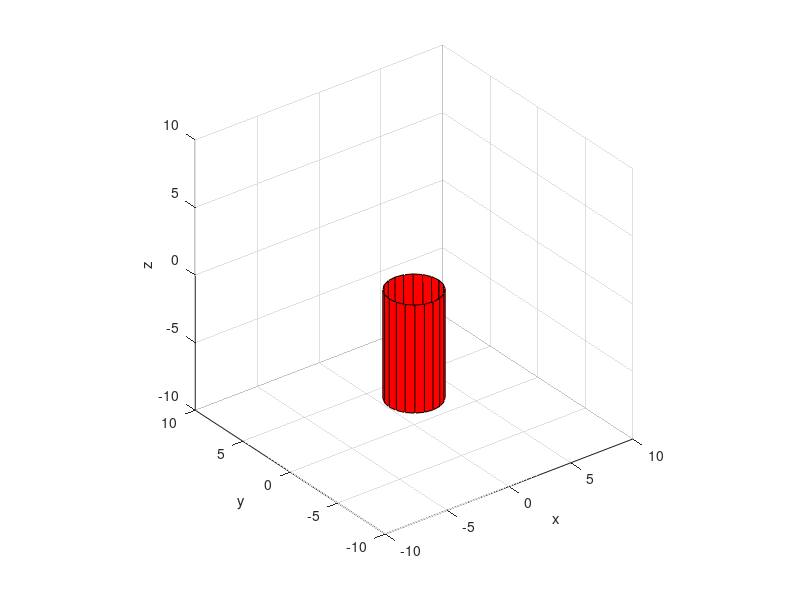

This figure's MATLAB source:
% basic cylinder
[cx, cy, cz] = cylinder(2)
cz = -cz* 8;

cyl = zeros(4, size(cx, 2), 2);
cyl(:,:,1) = [cz(1,:); cy(1,:); cx(1,:); ones(1,size(cx,2))];
cyl(:,:,2) = [cz(2,:); cy(2,:); cx(2,:); ones(1,size(cx,2))];

cyl(2,:,1) = cyl(2,:,1)*0;
cyl(3,:,1) = cyl(3,:,1)*0;

h = surf(cx, cy, cz, 'FaceColor', 'r');

axis equal
axis([-10 10 -10 10 -10 10])
xlabel('x')
ylabel('y')
zlabel('z')

% for a = linspace(0,pi,20)
%     
% [ncx, ncy, ncz] = transfCylinder(rot3('y',a),cyl);
% set(h, 'XData', ncx, 'YData', ncy, 'ZData', ncz)
% 
% pause(0.1)
% end

%% sphere test

